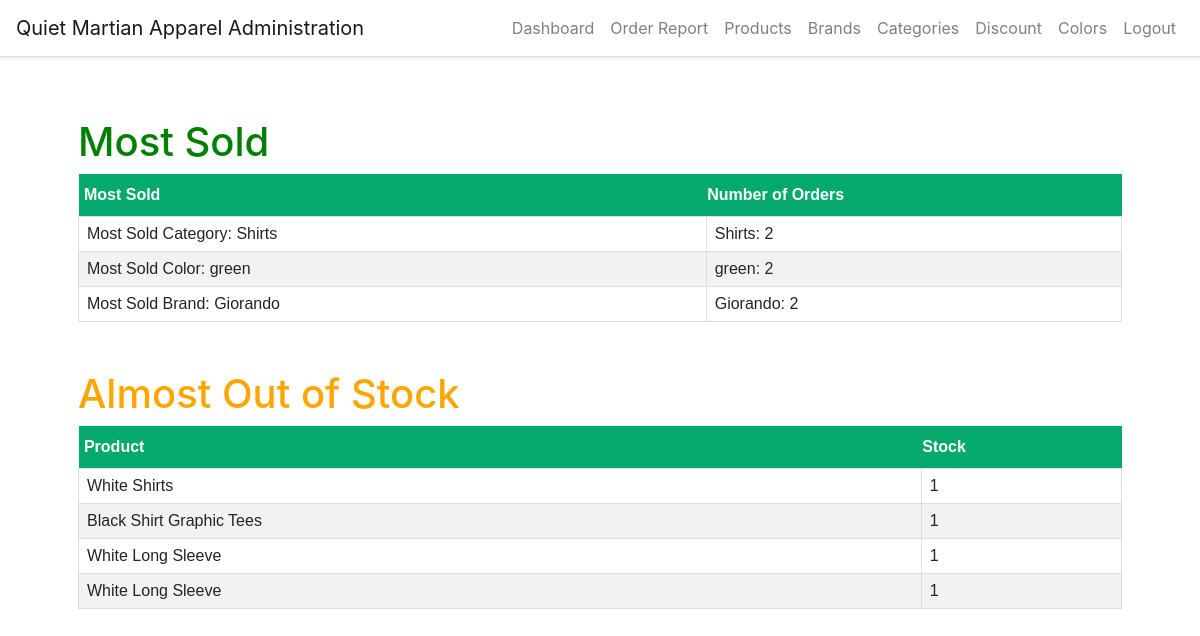
/sales-dashboard (signed in), run on an earlier commit of the app's database.
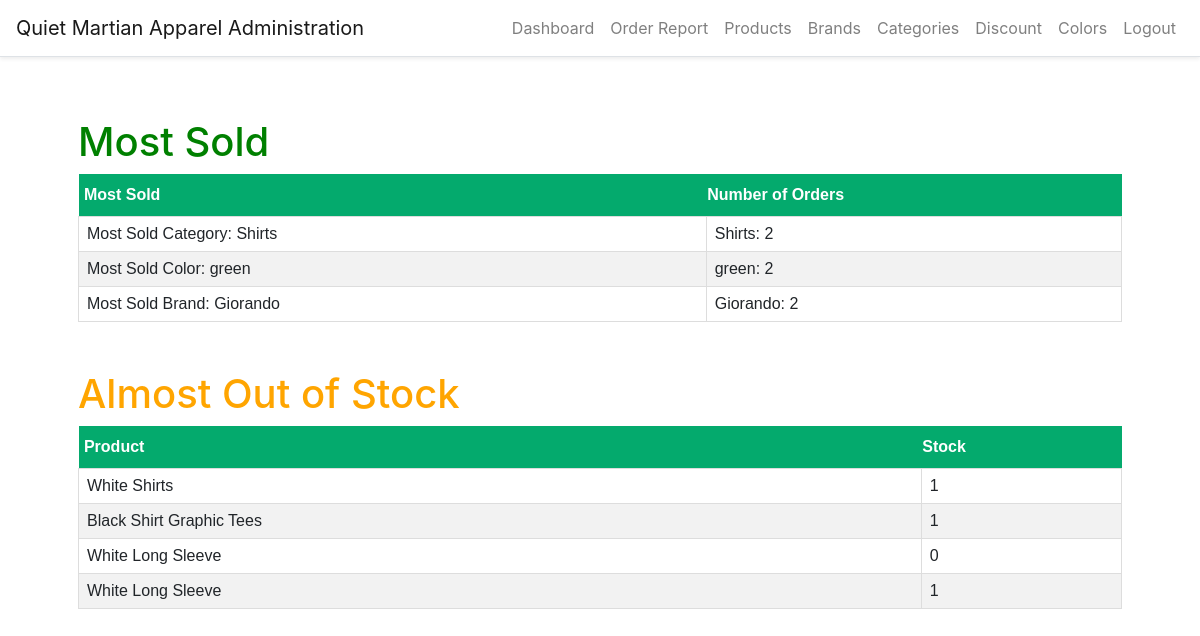
And on a later commit of the database.
### website/models.py (models this page shows)
class Product(db.Model, UserMixin):
    id = db.Column(db.Integer, primary_key=True)
    brand_id = db.Column(db.Integer, db.ForeignKey('brand.id'))
    category_id = db.Column(db.Integer, db.ForeignKey('category.id'))
    title = db.Column(db.String(150))
    description = db.Column(db.String(255))
    stock = db.Column(db.Integer)
    discount_id = db.Column(db.Integer, db.ForeignKey('discount.id'))
    price = db.Column(db.Float)
    color_id = db.Column(db.Integer, db.ForeignKey('color.id'))
    image_1 = db.Column(db.String(150))
    image_2 = db.Column(db.String(150))
    image_3 = db.Column(db.String(150))
    created_date = db.Column(db.DateTime, default=func.now())
    created_by_id = db.Column(db.Integer)
    updated_date = db.Column(db.DateTime, default=func.now())
    updated_by_id = db.Column(db.Integer)
    brand = db.relationship('Brand')
    category = db.relationship('Category')
    color = db.relationship('Color')
    colors = db.relationship('Color', secondary='product_color')
    orders = db.relationship('Order', lazy=True)
    discount = db.relationship('Discount', lazy=True)

### website/auth.py (the view)
@auth.route('/sales-dashboard', methods=['GET', 'POST'])
@login_required
def sales_dashboard():
    orders = Order.query.filter_by(order_status='paid').all()
    if not orders:
        flash('There are no orders in the system yet.',
              category='success')
        cc = ''
        msc = ''
        count_b = ''
        count_c = ''
        msb = ''
        most_sold_color = ''
    else:
        product_quantities = [(order.product_id, order.quantity) for order in orders]
        product_sales_count = Counter(dict(product_quantities))
        category_sales_count = {}
        for product_id, quantity in product_quantities:
            category_id = Product.query.get(product_id).category_id
            category_sales_count[category_id] = category_sales_count.get(category_id, 0) + quantity
        most_sold_category = Category.query.get(max(category_sales_count, key=category_sales_count.get))
        brand_sales_count = {}
        for product_id, quantity in product_quantities:
            brand_id = Product.query.get(product_id).brand_id
            brand_sales_count[brand_id] = brand_sales_count.get(brand_id, 0) + quantity
        most_sold_brand = Brand.query.get(max(brand_sales_count, key=brand_sales_count.get))
        category_order_count = {}
        brand_order_count = {}
        for order in orders:
            category_id = Product.query.get(order.product_id).category_id
            category_order_count[category_id] = category_order_count.get(category_id, 0) + 1
            brand_id = Product.query.get(order.product_id).brand_id
            brand_order_count[brand_id] = brand_order_count.get(brand_id, 0) + 1
        print(f"Most sold category: {most_sold_category.name}")
        print(f"Most sold brand: {most_sold_brand.name}")
        print("Number of orders by category:")
        for category_id, order_count in category_order_count.items():
            category = Category.query.get(category_id)
            print(f"{category.name}: {order_count}")
        print("Number of orders by brand:")
        for brand_id, order_count in brand_order_count.items():
            brand = Brand.query.get(brand_id)
            print(f"{brand.name}: {order_count}")
        msb = most_sold_brand.name
        msc = most_sold_category.name
        count_c = (f"{category.name}: {order_count}")
        count_b = (f"{brand.name}: {order_count}")
        color_counts = defaultdict(int)
        for order in orders:
            for product_color in order.product.colors:
                color_counts[product_color.name] += order.quantity
        most_sold_color = max(color_counts, key=color_counts.get)
        print(most_sold_color)
        color_order_count = defaultdict(int)
        orders = Order.query.filter_by(order_status='paid').all()
        for order in orders:
            product = order.product
            for color in product.colors:
                color_order_count[color.name] += order.quantity
        for color_name, order_count in color_order_count.items():
            print(f"{color_name}: {order_count}")
        cc = (f"{order_count}")
    almost_out_of_stock = Product.query.filter(Product.stock < 5).all()
    return render_template("staff/sales_dashboard.html", cc=cc, msc=msc, count_b=count_b, count_c=count_c, msb=msb,
                           most_sold_color=most_sold_color, orders=orders, user=current_user,
                           almost_out_of_stock=almost_out_of_stock)

### website/templates/staff/sales_dashboard.html (shortened to what this page needs)
{% extends "staff/layout.html" %}
{% block main %}
<link rel="stylesheet" href="static/payment.css">
    <h1 style="color:green">Most Sold</h1>
        <table class="history">
            <thead>
                <tr>
                    <th>&nbsp;Most Sold</th>
                    <th>Number of Orders</th>
                </tr>
            </thead>
            <tbody>
                    <tr>
                        <td>Most Sold Category: {{ msc }}</td>
                        <td>{{ count_c }}</td>
                    </tr>
                    <tr>
                        <td>Most Sold Color: {{ most_sold_color }}</td>
                        <td>{{ most_sold_color }}: {{ cc }}</td>
                    </tr>
                    <tr>
                        <td>Most Sold Brand: {{ msb }}</td>
                        <td>{{ count_b }}</td>
                    </tr>
            </tbody>
        </table>
<br> <br>
<h1 style="color:orange">Almost Out of Stock</h1>
<table class="history">
    <thead>
        <tr>
            <th>&nbsp;Product</th>
            <th>Stock</th>
        </tr>
    </thead>
    <tbody>
        {% for product in almost_out_of_stock %}
        <tr>
            <td>{{ product.title }}</td>
            <td>{{ product.stock }}</td>
        </tr>
        {% endfor %}
    </tbody>
</table>
{% endblock %}

What changed in the data, as far as the page shows it:
changed Product (number 3 of 4 on the later page): stock "1" → "0"
